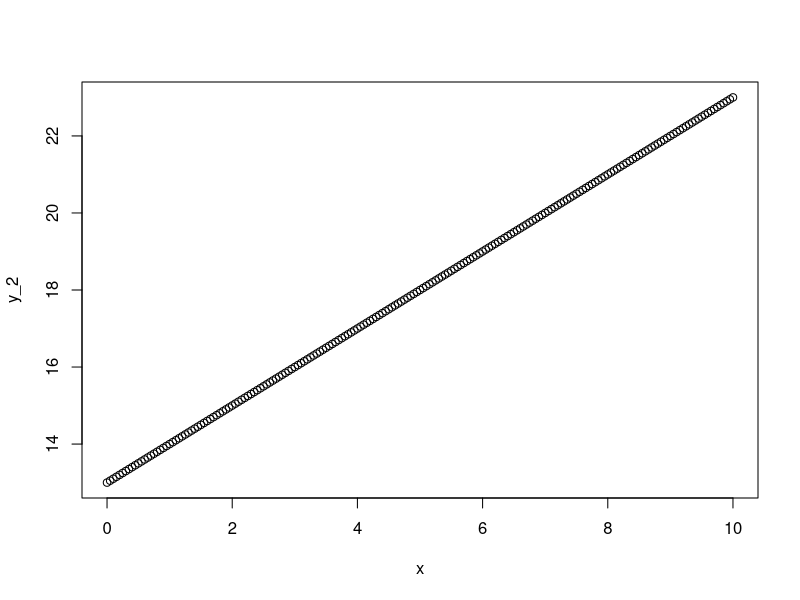
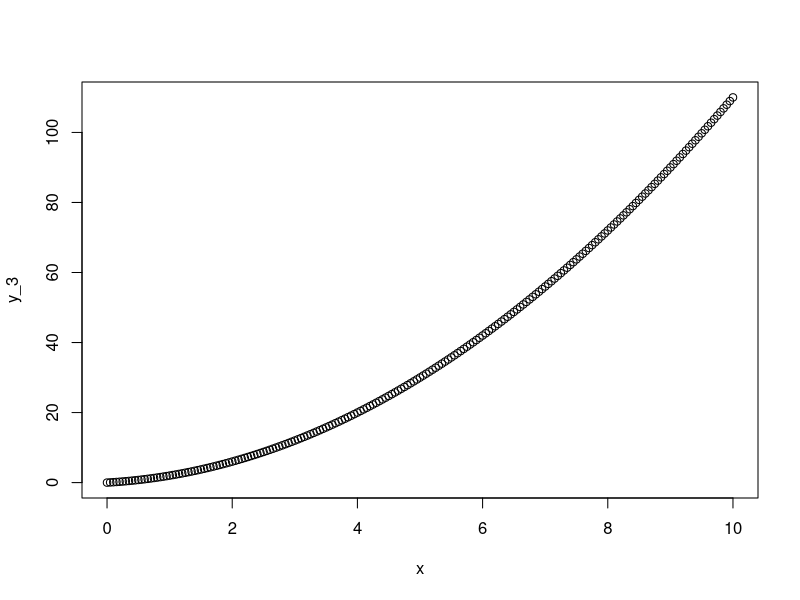
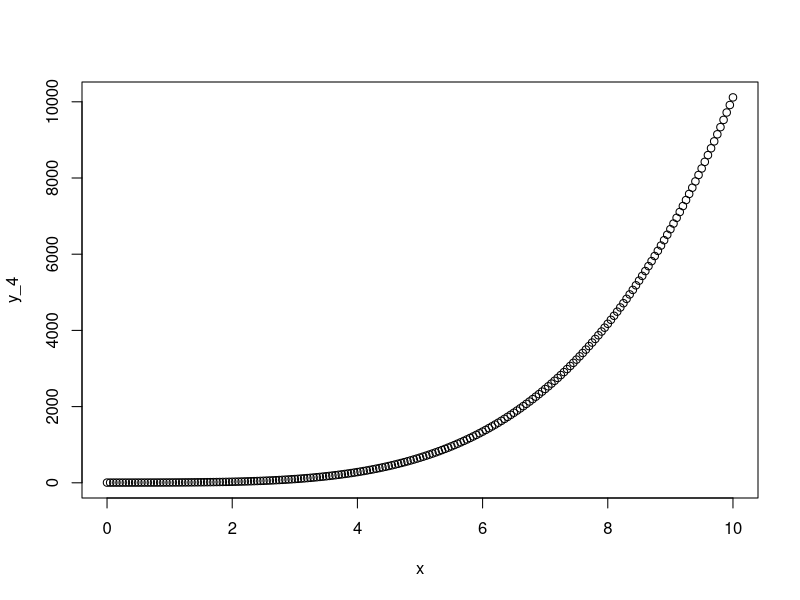
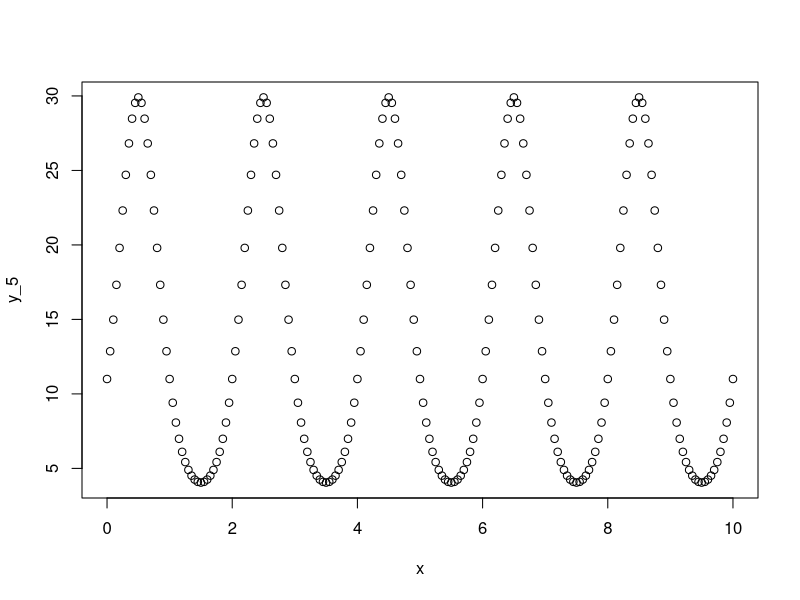
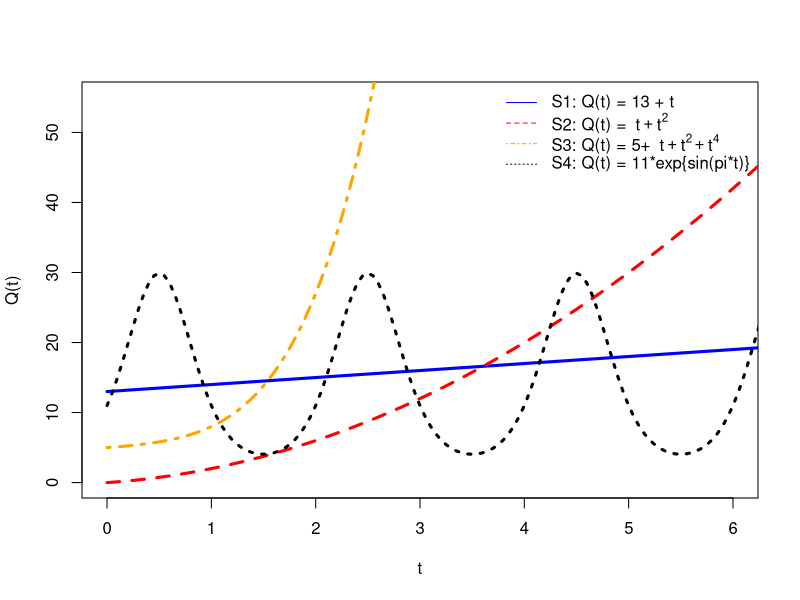
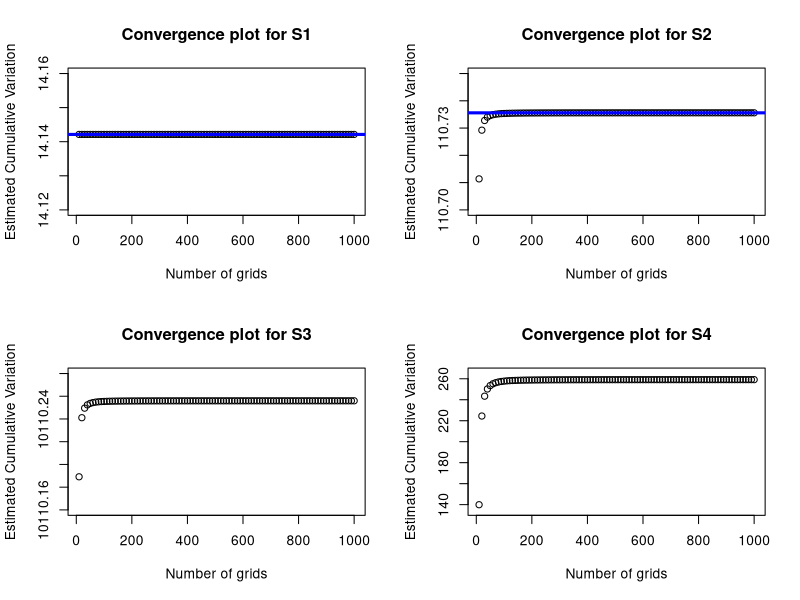

Write R code to recreate these figures, in order.
######################################################################
## Project: Bayesian Accelerated Joint Algorithm (BAJA)           ####
## Date: Aug 14th, 2022                                           ####
## Author: Yan Gao, Assistant Professor in Biostatistics          ####
## Division: Division of Biostatistics, MCW                       ####
######################################################################

######################################################
####      Clean the temporary files          #########
######################################################

#Clean the console
cat("\014") 
dir()
#clean all objects
rm(list = ls())
#System information
sessionInfo()
getwd()

#######################################################
## Install R packages                                ##
#######################################################

library(pracma)
#install.packages("polynom")
library(polynom)
library(splines)
library(splines2)


#Need to use my old PC to run the results!!
par(mfrow=c(1,1))
set.seed(100)
x<-seq(0,10,by=0.05)
length(x)

y_2<-13+x
y_3<-x+x^2
y_4<-5+x+x^2+x^4
y_5<-11*exp(sin(pi*x))

plot(x,y_2)
plot(x,y_3)
plot(x,y_4)
plot(x,y_5)
plot(x, y_2, type="l", col="blue", lwd=3, pch=19, lty=1,
     ylim=c(0,55), xlim=c(0,6), 
     ylab="Q(t)" , xlab="t")
lines(x, y_3, col="red", lty=2,lwd=3)

lines(x, y_4, col="orange", lty=10, lwd=3)
lines(x, y_5, col="black", lty=3, lwd=3)

# Adding a legend inside box at the location (2,40) in graph coordinates.
# Note that the order of plots are maintained in the vectors of attributes.
legend("topright",legend=c("S1: Q(t) = 13 + t",expression("S2: Q(t) = "~ t+t^2),
                          expression("S3: Q(t) = 5+ "~ t+t^2+t^4),
                     "S4: Q(t) = 11*exp{sin(pi*t)}"), 
       col=c("blue","red","orange","black"),
       lty=c(1,2,10,3), ncol=1,  bty = "n")


#Arc length
f1<-function(t) {c(t,13+t)}
arclength(f1,a=0, b=10) #14.14214

f2<-function(t) {c(t,t+t^2)}
arclength(f2,a=0, b=10) # 110.7356

f3<-function(t) {c(t,5+t+t^2+t^4)}
arclength(f3,a=0, b=10) # 10110.26

f4<-function(t) {c(t,11*exp(sin(pi*t)))}
arclength(f4,a=0, b=10) #259.1568

#arclength: tol = 1e-05, nmax=20

arclength


#######################################################
## Convergence: S1 and S2 with closed-form solution  ##
#######################################################

gf1<-function(t) {13+t}
gf2<-function(t) {t+t^2}
gf3<-function(t) {5+t+t^2+t^4}
gf4<-function(t) {11*exp(sin(pi*t))}

#######################################################
## Chordal approximation convergence plots           ##
#######################################################



#######################################################
## S1                                                ##
#######################################################

num_grid_all<-seq(10, 1000, by=10)
grid_count<-length(num_grid_all)

#### For gf1: gf1 is a straight line thus no estimation error.
chord_mat<-matrix(,nrow=grid_count, ncol=2)
for (i in 1:grid_count) {
  #i=1
  num_grid<-num_grid_all[i]
  gt=seq(0,10,length.out=num_grid)
  g_grid=gf1(gt) 
  delta=10/(num_grid-1)
  chord<-sum(sqrt((g_grid[-length(gt)]-g_grid[-1])^2+delta^2))
  res_chord=c(num_grid,chord)
  chord_mat[i,]=res_chord
  
}

chord_mat_gf1<-chord_mat
#Converge immediately because S1 is a line;
par(mfrow=c(2,2))
plot(chord_mat[,1], chord_mat[,2], xlab="Number of grids", ylab="Estimated Cumulative Variation",
     ylim=c(14.12, 14.16), main="Convergence plot for S1", xlim=c(10,1000))
abline(h=sqrt(2)*10, col="blue", lwd=3, lty=1)

#true value: sqrt(2)*10



#######################################################
## S2                                                ##
#######################################################

##### For gf2: gf2 is a curve
chord_mat<-matrix(,nrow=grid_count, ncol=2)

for (i in 1:grid_count) {
  #i=1
  num_grid<-num_grid_all[i]
  gt=seq(0,10,length.out=num_grid)
  g_grid=gf2(gt) 
  delta=10/(num_grid-1)
  chord<-sum(sqrt((g_grid[-length(gt)]-g_grid[-1])^2+delta^2))
  res_chord=c(num_grid,chord)
  chord_mat[i,]=res_chord
  
}


#110.7356 at number of grides=250;
chord_mat_gf2<-chord_mat

plot(chord_mat[,1], chord_mat[,2], xlab="Number of grids", ylab="Estimated Cumulative Variation",
     ylim=c(110.7, 110.75),  main="Convergence plot for S2")
#axis(1, at = seq(10, 1000, by=50), las=2)

t_val_1<-10
t_val_2<-1+2*t_val_1
t_val_3<-0
t_val_4<-1+2*t_val_3

gf2_true<-( (log (sqrt(1+t_val_2^2) + t_val_2) + t_val_2*sqrt(1+t_val_2^2)) -
           (log (sqrt(1+t_val_4^2) + t_val_4) + t_val_4*sqrt(1+t_val_4^2)) )/4


abline(h=gf2_true, col="blue", lwd=3, lty=1)



#######################################################
## S3                                                ##
#######################################################

##### For gf3: No closed form
chord_mat<-matrix(,nrow=grid_count, ncol=2)

for (i in 1:grid_count) {
  #i=1
  num_grid<-num_grid_all[i]
  gt=seq(0,10,length.out=num_grid)
  g_grid=gf3(gt) 
  delta=10/(num_grid-1)
  chord<-sum(sqrt((g_grid[-length(gt)]-g_grid[-1])^2+delta^2))
  res_chord=c(num_grid,chord)
  chord_mat[i,]=res_chord
  
}


#Grid 80 converge to 10110.26;
chord_mat_gf3<-chord_mat

plot(chord_mat[,1], chord_mat[,2], xlab="Number of grids", ylab="Estimated Cumulative Variation", 
     main="Convergence plot for S3", ylim=c(10110.16,10110.28 ))

#######################################################
## S4                                                ##
#######################################################

##### For gf4: No closed form
chord_mat<-matrix(,nrow=grid_count, ncol=2)

for (i in 1:grid_count) {
  #i=1
  num_grid<-num_grid_all[i]
  gt=seq(0,10,length.out=num_grid)
  g_grid=gf4(gt) 
  delta=10/(num_grid-1)
  chord<-sum(sqrt((g_grid[-length(gt)]-g_grid[-1])^2+delta^2))
  res_chord=c(num_grid,chord)
  chord_mat[i,]=res_chord
  
}


chord_mat_gf4<-chord_mat
#converge to  259.14 at grid=810;

plot(chord_mat[,1], chord_mat[,2], xlab="Number of grids",  ylab="Estimated Cumulative Variation",
     main="Convergence plot for S4", ylim=c(135,265)  )




######################################################
## End of Program                                    #
######################################################  
